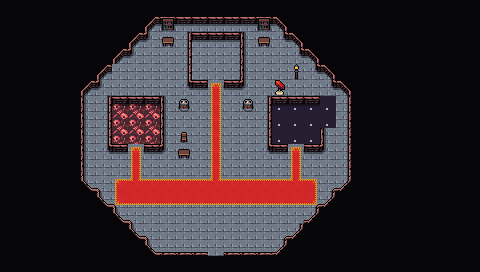

This is a level from a 2D game, rendered from its Tiled map with the project's own tilesets. A one-line summary and the map file follow, with tile-layer data summarised:
An orthogonal 30x17 tile map with 16x16 px tiles, 4 tile layers (SubBackGround, Background, Walls, Clutter), 4 tilesets and 15 objects (2x dialog).

<map version="1.10" tiledversion="1.10.1" orientation="orthogonal" renderorder="right-down" width="30" height="17" tilewidth="16" tileheight="16" infinite="0" nextlayerid="8" nextobjectid="106">
 <tileset firstgid="1" source="../../../../common/maps/tileset/main.tsx" />
 <tileset firstgid="10113" source="../../../../common/maps/tileset/buildings.tsx" />
 <tileset firstgid="11905" source="../../../../common/maps/tileset/main-nocollide.tsx" />
 <tileset firstgid="22017" source="../../../../common/maps/tileset/dungeon/dungeon_bis.tsx" />
 <layer id="7" name="SubBackGround" width="30" height="17">
  <data>[510 cells, 48 non-empty, 1 distinct tile ids]</data>
 </layer>
 <layer id="1" name="Background" width="30" height="17">
  <data>[510 cells, 498 non-empty, 6 distinct tile ids]</data>
 </layer>
 <layer id="2" name="Walls" width="30" height="17">
  <data>[510 cells, 375 non-empty, 15 distinct tile ids]</data>
 </layer>
 <layer id="3" name="Clutter" width="30" height="17">
  <properties>
   <property name="spriteLayer" type="bool" value="true" />
  </properties>
  <data>[510 cells, 50 non-empty, 18 distinct tile ids]</data>
 </layer>
 <objectgroup id="4" name="Objects">
  <object id="69" template="../../../../common/maps/obj/enemy.tx" x="127.7" y="133.6" width="16.6667" height="16">
   <properties>
    <property name="displayNameOverride" value="Strange Horror" />
    <property name="enemy" value="Devil of Tibalt" />
   </properties>
  </object>
  <object id="72" template="../../../../common/maps/obj/enemy.tx" x="209.317" y="145.131">
   <properties>
    <property name="displayNameOverride" value="Master of Demonology" />
    <property name="enemy" value="Adept Black Wizard" />
    <property name="threatRange" type="int" value="50" />
    <property name="waypoints" value="72,81,77,76,81" />
   </properties>
  </object>
  <object id="73" template="../../../../common/maps/obj/enemy.tx" x="288.117" y="132.743">
   <properties>
    <property name="enemy" value="Necrogoyf" />
    <property name="threatRange" type="int" value="50" />
   </properties>
  </object>
  <object id="75" template="../../../../common/maps/obj/waypoint.tx" x="207.348" y="108.791" />
  <object id="76" template="../../../../common/maps/obj/waypoint.tx" x="120.801" y="202.565" />
  <object id="77" template="../../../../common/maps/obj/waypoint.tx" x="298.541" y="200.969" />
  <object id="81" template="../../../../common/maps/obj/waypoint.tx" x="208.885" y="202.527" />
  <object id="101" template="../../../../common/maps/obj/treasure.tx" x="224.945" y="57.9992">
   <properties>
    <property name="reward" value="[{&quot;type&quot;: &quot;randomCard&quot;, &quot;count&quot;: 10 }, {&quot;type&quot;: &quot;item&quot;,&quot;count&quot;: 1,&quot;probability&quot;:0.2,&quot;itemName&quot;: &quot;Dark Armor&quot;}]" />
   </properties>
  </object>
  <object id="94" template="../../../../common/maps/obj/manashards.tx" x="209.123" y="58.295" />
  <object id="97" template="../../obj/booster.tx" x="208.716" y="71.4606">
   <properties>
    <property name="reward">[{"editions":["TLA","TLE"],"type":"card","count":10,"rarity":["Common"],"colors":["Blue"]},{"editions":["TLA","TLE"],"type":"card","count":3,"rarity":["Uncommon"],"colors":["Blue"]},{"editions":["TLA","TLE"],"type":"card","count":1,"rarity":["Rare","Mythic Rare"],"colors":["Blue"]}]</property>
   </properties>
  </object>
  <object id="100" template="../../../../common/maps/obj/treasure.tx" x="194.105" y="57.4273">
   <properties>
    <property name="reward" value="[{&quot;type&quot;: &quot;randomCard&quot;, &quot;count&quot;: 10 }, {&quot;type&quot;: &quot;item&quot;,&quot;count&quot;: 1,&quot;probability&quot;:0.2,&quot;itemName&quot;: &quot;Dark Armor&quot;}]" />
   </properties>
  </object>
  <object id="102" template="../../../../common/maps/obj/gate.tx" x="207.807" y="95.793">
   <properties>
    <property name="dialog">[{
    "text":"A gate is blocking the path. It looks like it is opened from elsewhere.",
    "loctext": "adv.magetower_wastetown.102.d.n0.text",
    "options":[
    { "name":"Continue", "locname": "adv.shared.continue" } 
    ]
}]</property>
   </properties>
  </object>
  <object id="103" name="switch" type="dialog" gid="4426" x="141.352" y="114.291" width="16" height="16">
   <properties>
    <property name="dialog">[
  { 
    "text":"A big switch is embedded into the wall.", 
    "options":[ 
	{ 
		"text":"You hear some loud sounds from the center.",
		"action":[{"deleteMapObject":-1},{"advanceMapFlag":"gate"}],
		"name":"Flip the switch" 
			"options":[{
			"condition":[{"getMapFlag":{"key":"gate","op":"&gt;=","val":2}}],
			"action":[{"deleteMapObject":102}],
			"name":"Continue" }]
	},
	{ "name":"Leave" } 	
	] 
	} 
]</property>
   </properties>
  </object>
  <object id="104" name="switch" type="dialog" gid="4426" x="299.611" y="116.004" width="16" height="16">
   <properties>
    <property name="dialog">[
  { 
    "text":"A big switch is embedded into the wall.", 
    "options":[ 
	{ 
		"text":"You hear some loud sounds from the center.",
		"action":[{"deleteMapObject":-1},{"advanceMapFlag":"gate"}],
		"name":"Flip the switch" 
			"options":[{
			"condition":[{"getMapFlag":{"key":"gate","op":"&gt;=","val":2}}],
			"action":[{"deleteMapObject":102}],
			"name":"Continue" }]
	},
	{ "name":"Leave" } 	
	] 
	} 
]</property>
   </properties>
  </object>
  <object id="105" template="../../../../common/maps/obj/entry_up.tx" x="193.863" y="254.394" width="48" height="16">
   <properties>
    <property name="teleport" value="" />
   </properties>
  </object>
 </objectgroup>
</map>
